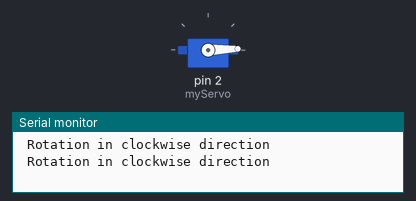
Recording of a sketch running on a simulated Arduino Uno, built with avr-gcc and run on an emulated ATmega328P. On the bench: servo, the last lines printed to the serial monitor.

Above: at 0.05 s.
At 3.25 s:
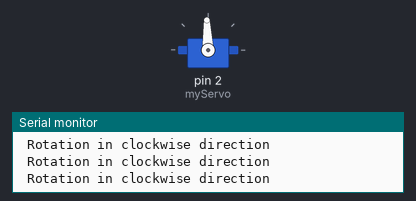
At 6.45 s:
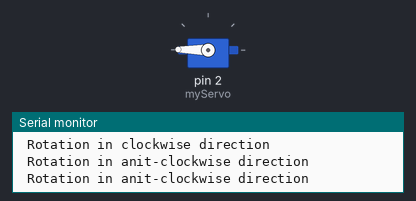
At 12.9 s:
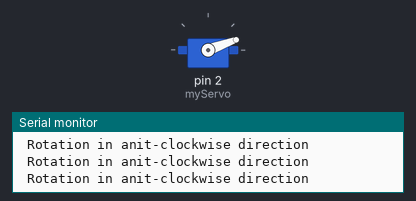
Timing chart, 0 to 17.9 s (numbered marks = the images above):
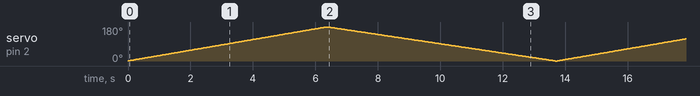

The sketch:

servo_motor_program_-Arduino.ino
```cpp
#include<Servo.h>
Servo myServo;
void setup() {
    myServo.attach(2);  // Enter the pin (any pin as u set in arduino)
    Serial.begin(9600);
}

void loop() {
  // for clockwise 180 degree movement
  int i;
  for(i=0;i<=180;i++)
  {
    Serial.println(" Rotation in clockwise direction");
    myServo.write(i);
    delay(10);   //  delay is added to control the speed of the servo movement
  }
  // for 180 degree anti-clockwise movement
  for(i=180;i>=0;i--)
  {
    Serial.println(" Rotation in anit-clockwise direction");
    myServo.write(i);
    delay(10);   //  delay is added to control the speed of the servo movement
  }
}
```
